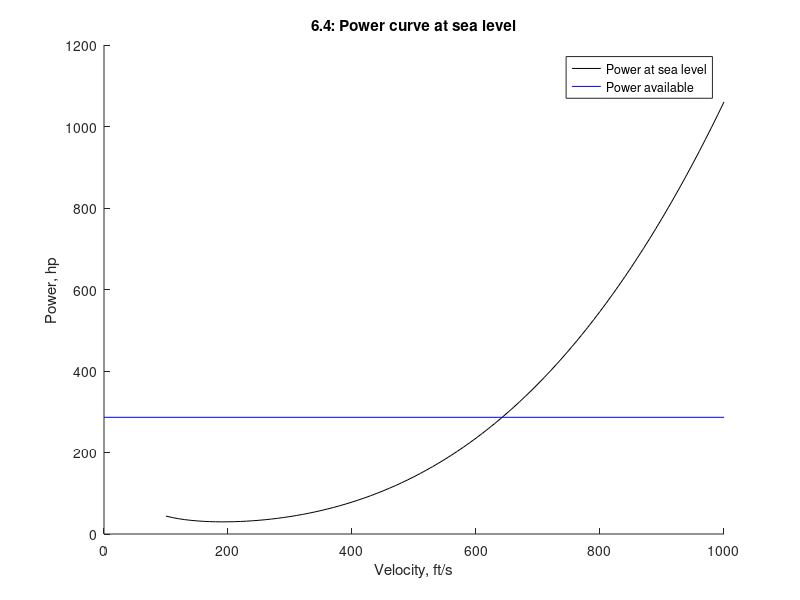
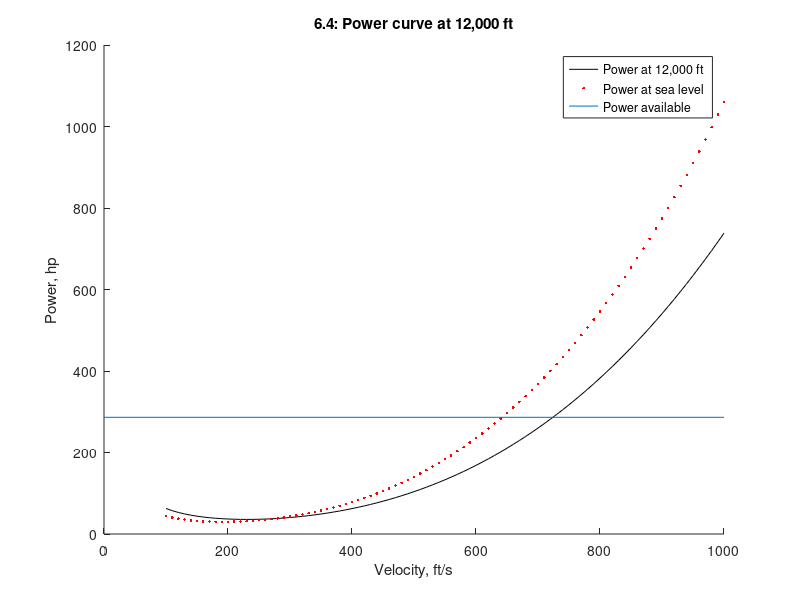
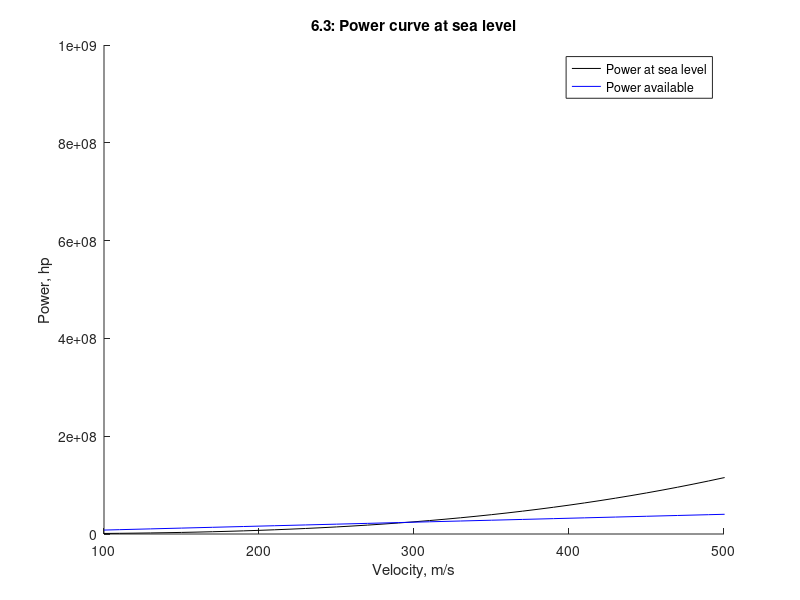
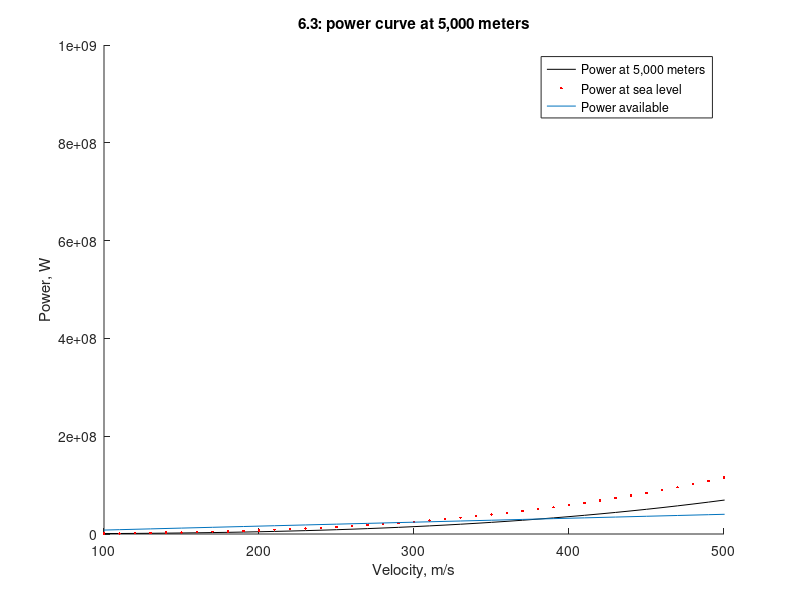

MATLAB code for these plots, in order:
%given velocty output power required at specific elevation and plot power
%curve

%givens
%% 6.4 and 6.6
clear all
clc

w = 3000;
s = 181;
cd0 = .0027;
AR = 6.2;
e = .91;
np = .83;

%available power
Pa = np*345;

for j = 1:2 %change between altitude densities
    if j == 1;
        rho = .002377;
        el = 'zero';
    elseif j == 2
        rho = 1.648*10^-3;
        el = '1200';
    end
    k = 1;
    for i = 100:10:1000
        v(k) = i;
        %dynamic pressure
        q = .5*rho*v(k)^2;
        %coefficient of lift
        cl = w/(q*s);
        %coefficient of drag
        cd = cd0 + (cl^2)/(pi*AR*e);
        %Thrust required
        Tr = w/(cl/cd);
        %Power required
        Pr(k) = Tr*v(k)/550;
    %determine max excess power
    excessPower(k) = Pa - Pr(k);
            k = k+1;
    end
    %store data for reference
    data{j} = [v' Pr'];
    fprintf('Max Excess Power at %s ft: %3.3f \n',el, max(excessPower));
end


%plot data
data1 = data{1};
figure
hold on
plot(data1(:,1),data1(:,2),'k')
plot([0 1000],[Pa Pa],'b')
title('6.4: Power curve at sea level')
xlabel('Velocity, ft/s')
ylabel('Power, hp')
legend('Power at sea level','Power available')
hold off

data2 = data{2};
figure
hold on
plot(data2(:,1),data2(:,2),'k')
plot(data1(:,1),data1(:,2),'r.')
plot([0 1000],[Pa Pa])
legend('Power at 12,000 ft','Power at sea level','Power available')
title('6.4: Power curve at 12,000 ft')
xlabel('Velocity, ft/s')
ylabel('Power, hp')
hold off

%% 6.3 and 6.5
clear all
clc

s = 47;
AR = 6.5;
e = .87;
w = 103047;
cd0 = .032;
Ta = 80596;
%define iterater
k = 1;
for j = 1:2 %2 different elevations
    if j == 1
        rho = 1.225;
    elseif j == 2
        rho = .73643 ;
    end
    for i = 100:10:1000
        %velocity
        v(k) = i;
        %dynamic pressure
        q = (1/2)*rho*v(k)^2;
        %coefficient of lift
        cl = w/(q*s);
        %coefficient of drag
        cd = cd0 + cl^2/(e*AR*pi);
        %Thrust available
        Tr = w/(cl/cd);
        %Power available
        Pr(k) = Tr*v(k);
        %power available 
        Pa(k) = 80596*v(k);
        %iterate
        k = k+1;
    end
    %store data for reference
    data{j} = [v' Pr' Pa'];
end

%plot data
data1 = data{1};
figure
hold on
plot(data1(:,1),data1(:,2),'k')
plot(v(1:length(data1(:,3))),data1(:,3),'b')
title('6.3: Power curve at sea level')
xlabel('Velocity, m/s')
ylabel('Power, hp')
legend('Power at sea level','Power available')
xlim([100 500])
hold off

data2 = data{2};
data2 = data2(length(data2)/2+1:end,:);
figure
hold on
plot(data2(:,1),data2(:,2),'k')
plot(data1(:,1),data1(:,2),'r.')
plot(v(1:length(data2)),data2(:,3))
legend('Power at 5,000 meters','Power at sea level','Power available')
title('6.3: power curve at 5,000 meters')
xlabel('Velocity, m/s')
ylabel('Power, W')
xlim([100 500])
hold off

%determine max rate of climb
for i = 1:length(data1(:,2))
    exc = abs(data1(i,2) - data1(i,3));
end
maxExc = max(exc);
maxRC = maxExc/w;












